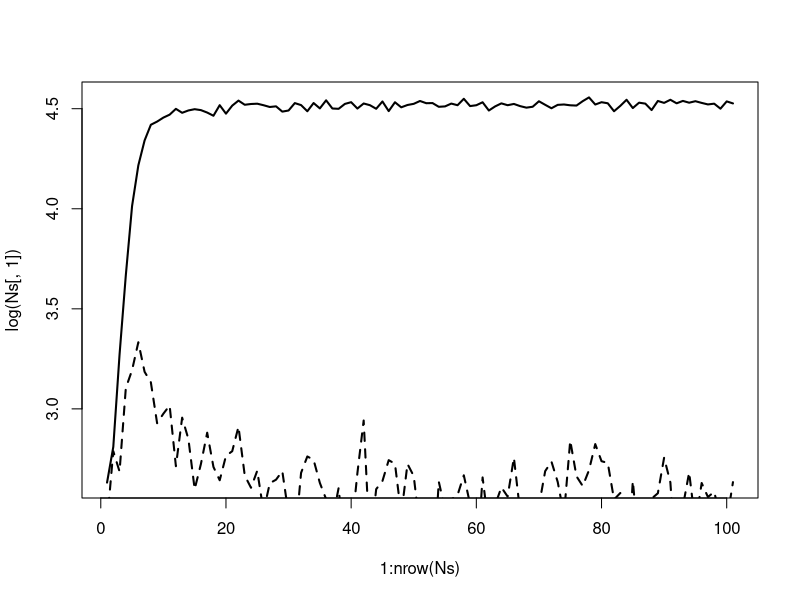

Generate this figure with R: (Note: this script raises an error after producing the figure.)
#MAR test

#Lotka-Volterra competition model

LV<-function(N,alpha,rs,K){ #function for LV competition model
	N1t1<-N[1]+rs[1]*N[1]*(1-alpha[1,1]*N[1]-alpha[1,2]*N[2])
	N2t2<-N[2]+rs[2]*N[2]*(1-alpha[2,1]*N[1]-alpha[2,2]*N[2])
	c(N1t1,N2t2)
}
t=100 #use 100 time steps
N<-matrix(NA,nrow=t+1,ncol=2) #empty matrix to fill
N[1,]<-c(10,10) #start at an N of 10 for both pops
alphas<-matrix(c(0.01,0.006,0.008,0.02),ncol=2,byrow=T) #find alphas that work
rs=c(0.8,0.5) #growth rates

for(i in 1:t){ #for loop to create the data
	N[i+1,]<-LV(N[i,],alphas,rs,K)
}

Ns<-matrix(NA,nrow=nrow(N),ncol=2) #add variation to the data
for(i in 1:nrow(N)){
	Ns[i,]<-c(rnorm(1,mean=N[i,1],sd=1.5),rnorm(1,mean=N[i,2],sd=1.9))
}

plot(1:nrow(Ns),log(Ns[,1]),type='l',lwd=2)
lines(1:nrow(Ns),log(Ns[,2]),type='l',lwd=2,lty=2)


#linear model - xt = B(xt-1)+a+wt

paramEst<-function(p,t,init.N,obs){
	print(p)
	sigma=exp(p[length(p)])
	
	yhat=matrix(NA,nrow=t+1,ncol=2,byrow=T)
	yhat[1,]=init.N
	a11=p[1]
	a12=p[2]
	a21=p[3]
	a22=p[4]
	r1=p[5]
	r2=p[6]
	w=c(p[7],p[8])
	
	for(i in 1:t){
		yhat[i+1,]=timestep(y=yhat[i,],a11,a12,a21,a22,r1,r2,w)
	}
	
	nll=-sum(dnorm(obs,yhat,sigma,log=TRUE))
	return(nll)
}

guess=c(1,1,1,1,1,1,1,1)
obs=log(Ns)
t=nrow(obs)-1

fit=optim(par=guess,paramEst,t=t,init.N=obs[1,],obs=obs,control=list(maxit=7000))


#CLS paramenter estimation
X=log(Ns[1:100,])
Y=log(Ns[2:101,])

one=rep(1,100)

Z<-cbind(one,X)

D<-solve(t(Z)%*%Z)%*%t(Z)%*%Y
